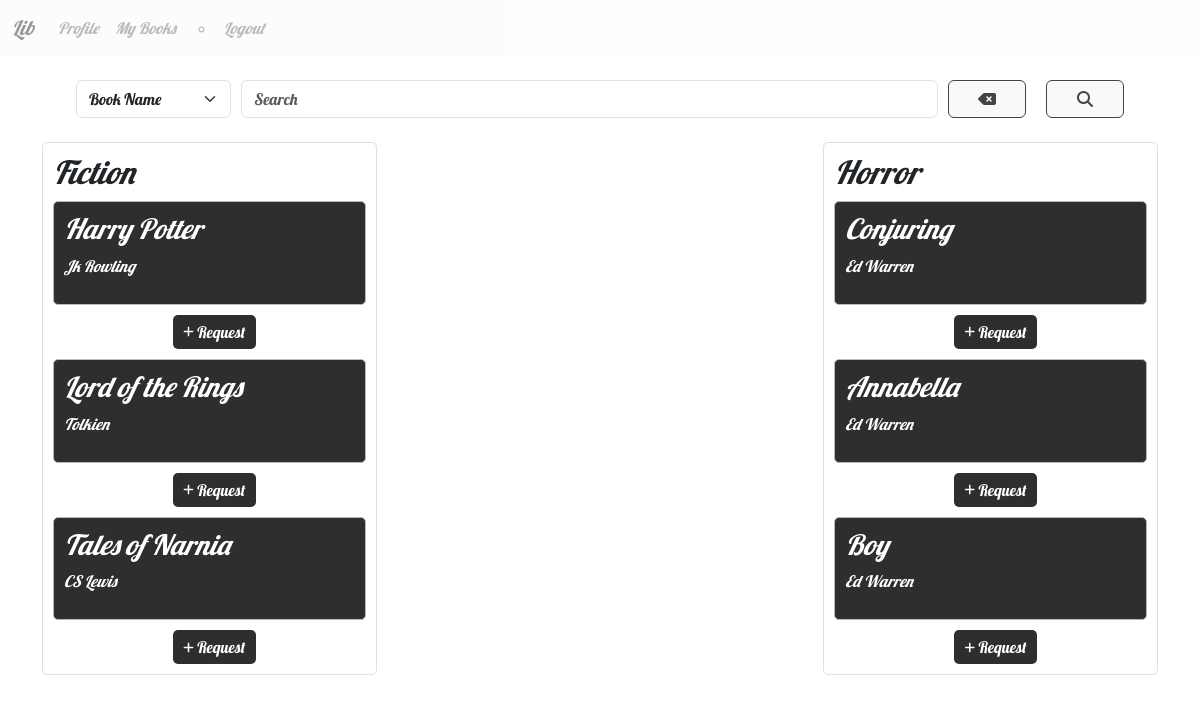
/ (signed in), run on an earlier commit of the app's database.
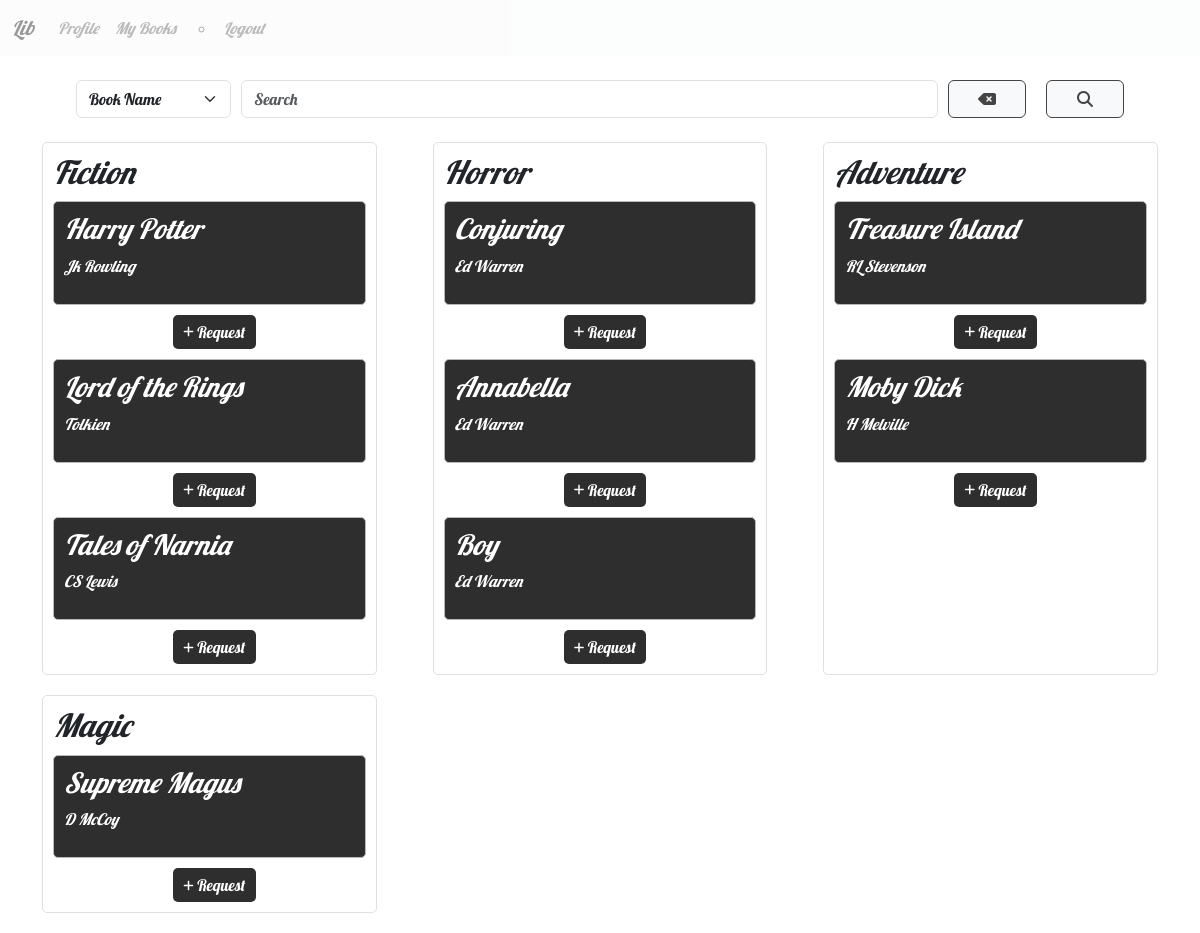
And on a later commit of the database.
### models.py (models this page shows)
class Section(db.Model):
    id = db.Column(db.Integer,primary_key=True)
    name = db.Column(db.String[32],unique=True,nullable=False)
    date_created = db.Column(db.Date, nullable=False)
    desc = db.Column(db.String[512], nullable=True)
    books = db.relationship('Book',backref='section',lazy=True)

class Book(db.Model):
    id = db.Column(db.Integer,primary_key=True)
    title = db.Column(db.String[64], nullable=False)
    author = db.Column(db.String[64], nullable=False)
    section_id = db.Column(db.Integer, db.ForeignKey('section.id'),nullable=False)

### routes.py (the view, shortened to what this page needs)
@app.route('/')
@auth_required
def index():
    user = User.query.get(session['user_id'])
    if not user:
        flash('Invalid User.')
        return redirect(url_for('login'))
    if user.is_admin:
        return redirect(url_for('admin'))
    parameter = request.args.get('parameter')
    query = request.args.get('query')
    parameters = {'name':'Book Name','author':'Author','section':'Section Name'}
    if not parameter or not query:
        return render_template('index.html', user = user, sections = Section.query.all(), parameters = parameters)

### routes.py (called while the page is built)
def auth_required(func):
    @wraps(func)
    def inner(*args,**kwargs):
        if 'user_id' not in session:
            flash('Please Login.')
            return redirect(url_for('login'))
        return func(*args,**kwargs)
    return inner

### templates/index.html (shortened to what this page needs)
{% extends 'layout.html' %}
{% block content %}
{% include 'searchbar.html' with context%}
<div class="sections-list">
    {% for section in sections %}
        <div class="section">
            <h2>{{ section.name }}</h2>
            <div class="books-list">
                {% for book in section.books %}
                {% if (name and name.lower() in book.title.lower()) or (author and author.lower() in book.author.lower()) or (not name and not author)%}
                    <div class="book">
                        <h3>{{ book.title }}</h3>
                        <p>{{ book.author }}</p>
                    </div>
                    <div class="requests">
                        <form action="{{url_for('add_requests',book_id=book.id)}}" method="POST" class="book-requests">
                            <button type="submit">
                                <i class="fas fa-plus fa-xs"></i>
                                Request
                            </button>
                        </form>
                    </div>
                {% endif %}
                {% endfor %}
            </div>
        </div>
    {% endfor %}
</div>
{% endblock %}

### templates/layout.html (shortened to what this page needs)
<!DOCTYPE html>
<html lang="en">
<head>
    <link href="https://cdn.jsdelivr.net/npm/bootstrap@5.3.3/dist/css/bootstrap.min.css" rel="stylesheet">
    <link rel="stylesheet" href="https://cdnjs.cloudflare.com/ajax/libs/font-awesome/6.5.1/css/all.min.css">
</head>
<body>
{% include 'nav.html' %}
    <div class="container">
        {% block content %}
        {% endblock %}
    </div>
</body>
</html>

### templates/nav.html (shortened to what this page needs)
<nav class="navbar navbar-expand-lg bg-body-tertiary">
    <div class="container-fluid">
        <a class="navbar-brand" href="/">Lib</a>
          <div class="collapse navbar-collapse" id="navbarNav">
            <ul class="navbar-nav">
              {% if user %}
                {% if not user.is_admin %}
                  <li class="nav-item">
                    <a class="nav-link" href="{{url_for('profile')}}">Profile</a>
                  </li>
                  <li class="nav-item">
                    <a class="nav-link" href="{{url_for('mybooks')}}">My Books</a>
                  </li>
                {% endif %}
                <ul class="navbar-nav-out">
                  <li class="nav-item">
                    <a class="nav-link" href="{{url_for('logout')}}">Logout</a>
                  </li>
                </ul>
              {% endif %}
            </ul>
          </div>
    </div>
</nav>

### templates/searchbar.html (shortened to what this page needs)
<div class="container-fluid p-4">
    <form>
        <select name="parameter" id="parameter" class="form-select">
            {% for param in parameters %}
                {% if param == parameter %}
                    <option value="{{param}}" selected>{{parameters[param]}}</option>
                {% else %}
                    <option value="{{param}}">{{parameters[param]}}</option>
                {% endif %}
            {% endfor %}
        </select>
        <input type="text" name="query" id="query" class="form-control" placeholder="Search" value="{{query}}"/>
        <button type="button" class="btn btn-outline-danger button1" onclick="clearSearch()">
            <i class="fas fa-backspace"></i>
        </button>
        <button type="submit" class="btn btn-outline-primary button1">
            <i class="fas fa-search"></i>
        </button>
    </form>
</div>

### templates/layout.html (style rules this page uses)
body { padding: 0; font-family: "Lobster", sans-serif;; font-style: italic; background-image: url("https://images-wixmp-ed30a86b8c4ca887773594c2.wixmp.com/f/995c316d-76de-4c61-afcc-6fbd6924a53a/d8e4ypl-75e85453-7dbe-4323-a8ae-674d59698532.png/v1/fill/w_1198,h_667,q_70,strp/let_the_wind_carry_us_by_auroralion_d8e4ypl-pre.jpg?token=eyJ0eXAiOiJKV1QiLCJhbGciOiJIUzI1NiJ9.eyJzdWIiOiJ1cm46YXBwOjdlMGQxODg5ODIyNjQzNzNhNWYwZDQxNWVhMGQyNmUwIiwiaXNzIjoidXJuOmFwcDo3ZTBkMTg4OTgyMjY0MzczYTVmMGQ0MTVlYTBkMjZlMCIsIm9iaiI6W1t7ImhlaWdodCI6Ijw9ODg5IiwicGF0aCI6IlwvZlwvOTk1YzMxNmQtNzZkZS00YzYxLWFmY2MtNmZiZDY5MjRhNTNhXC9kOGU0eXBsLTc1ZTg1NDUzLTdkYmUtNDMyMy1hOGFlLTY3NGQ1OTY5ODUzMi5wbmciLCJ3aWR0aCI6Ijw9MTU5NiJ9XV0sImF1ZCI6WyJ1cm46c2VydmljZTppbWFnZS5vcGVyYXRpb25zIl19.lUQKvbjBX7U3n3uMMMiEbNyBCDPhTQmDoLBo0CdPJ5c"); background-size: cover; }

### templates/index.html (style rules this page uses)
.sections-list { display: flex; flex-wrap: wrap; justify-content: space-between; }
.section { width: 30%; margin-bottom: 20px; padding: 10px; border: 1px solid #e0e0e0; border-radius: 5px; }
.books-list { margin-top: 10px; }
.book { margin-bottom: 10px; margin-top: 10px; padding: 10px; border: 1px solid #b9b9b9; background-color: #2e2e2e; color: white; border-radius: 5px; }
.requests { display: flex; justify-content: flex-end; }
.book-requests button { background-color: #2e2e2e; color: white; border: none; border-radius: 5px; padding: 5px 10px; }

### templates/nav.html (style rules this page uses)
.navbar { width: 100%; opacity: 0.4; }

### templates/searchbar.html (style rules this page uses)
form { width: 100%; display: flex; flex-direction: row; justify-content: center; align-items: center; }
#parameter { margin-left: 10px; margin-right: 10px; width: 20%; }
button { margin-left: 10px; }
.button1 { background-color: #f8f9fa; margin-left: 10px; margin-right: 10px; color: rgb(68, 68, 68); width: 10%; border-color: rgb(68, 68, 68); }

What changed in the data, as far as the page shows it:
added Section: name "Adventure"
added Book: title "Treasure Island", author "RL Stevenson", shown under "Adventure"
added Book: title "Moby Dick", author "H Melville", shown under "Adventure"
added Section: name "Magic"
added Book: title "Supreme Magus", author "D McCoy", shown under "Magic"
